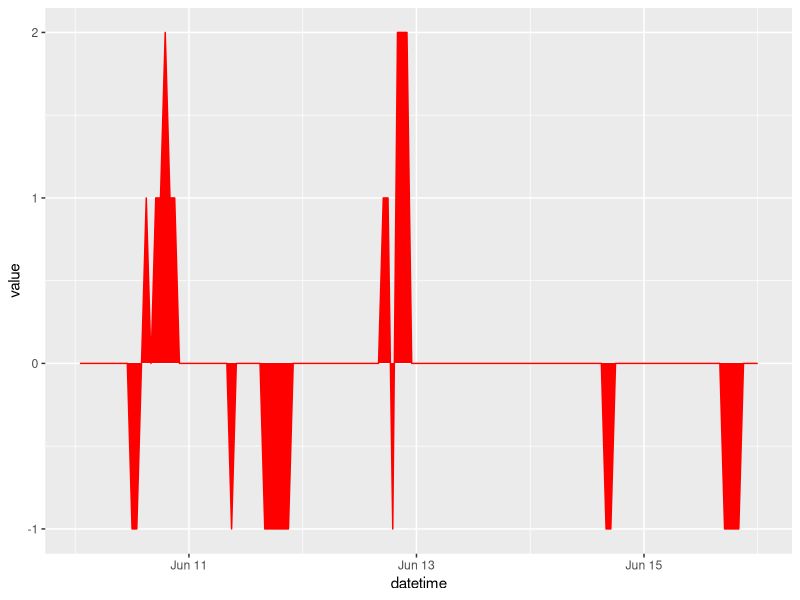
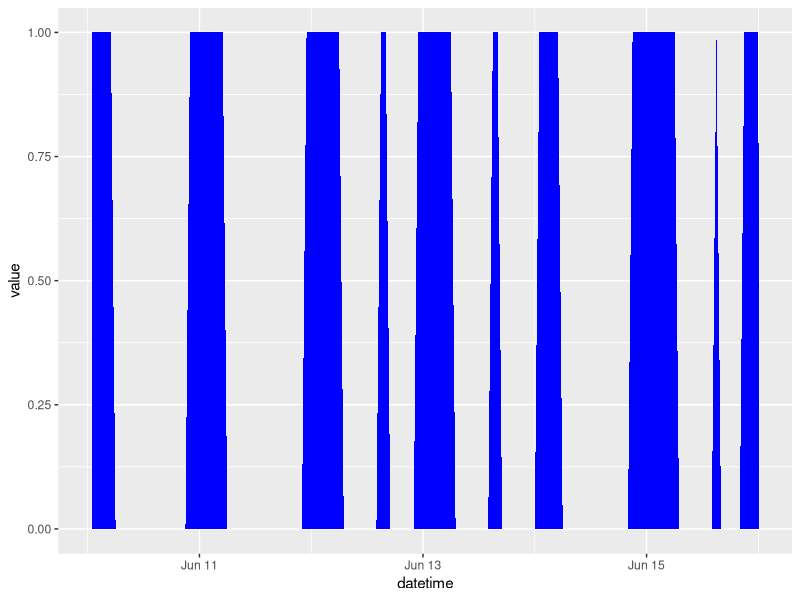
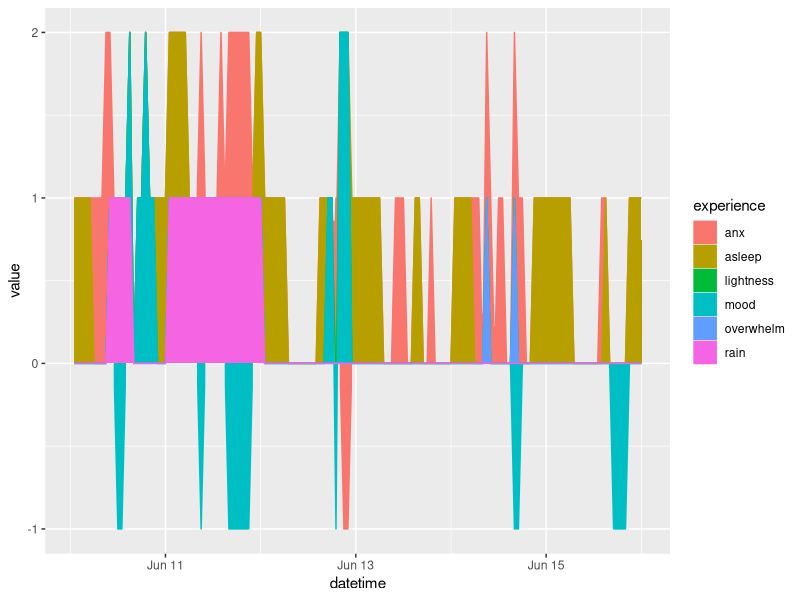

Recreate these plots in R, in order.
## ---- chunk 1
library (tidyverse)
setwd ("C:/Users/jprout/OneDrive - University of Maryland School of Medicine/Documents/R/thehours")

d <- read_csv ("hourlydata.csv")

d$date <- as.Date(d$date, "%m/%d/%y")

d$time <- paste (d$hour, ":00", sep = "")

d$datetime <- as.POSIXct(paste(d$date, d$time), format="%Y-%m-%d %H:%M")


## ---- chunk 2
sm <- d %>%
  select(datetime, mood, anx, asleep, overwhelm, lightness, rain)
## ---- chunk 3
long <- pivot_longer (sm, mood:rain, names_to = "experience",
                      values_to = "value")

#changing NA to 0 seems like a good idea
long[is.na(long)] = 0

## ---- chunk 4
mood <- ggplot(long %>% filter (experience == "mood"), 
               aes (x = datetime, y = value)) +
  geom_area (color = "red", 
             fill = "red") 

mood
  
## ---- chunk 5

sleep <- ggplot (long %>% filter (experience == "asleep"),
                    aes (x=datetime, y=value)) +
                    geom_area (fill = "blue")
sleep
## ---- chunk 6
ggplot (data = long, aes (x=datetime, y=value, color = experience, fill = experience))+
  geom_area ()
